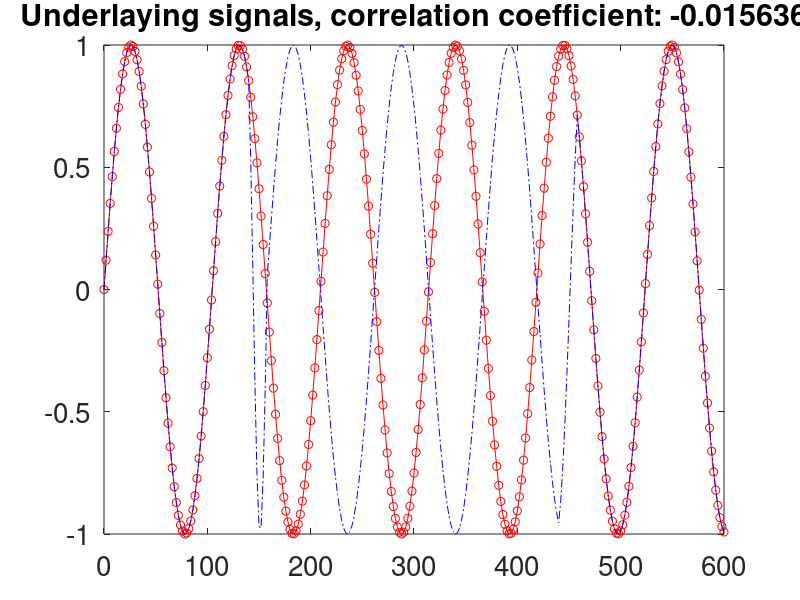

This chart was generated by the following MATLAB code: (Note: this script raises an error after producing the figure.)
TR=2;
Fbp=[0.009 0.08];
t=0:TR:600'; 
f=0.06;
phase=[zeros(1,70),0:(pi/(9)):pi,pi*ones(1,140),pi:-(pi/9):0,zeros(1,71)];
phase2=[zeros(1,50),pi/2*ones(1,50),pi*ones(1,100),pi/2*ones(1,51),zeros(1,50)];
w=50;

signal1=sin(t*f);
signal2=sin(t*f+phase);

CorrSignal=corr(signal1',signal2');

figure
plot(t,signal1,'r-o',t,signal2,'b-.')
set(gca,'FontSize',20)
title(['Underlaying signals, correlation coefficient: ', num2str(CorrSignal)])
set(gca,'FontSize',20)
set(gcf,'units','normalized','outerposition',[0 0 1 1])
%print(['signals_no_noise2'],'-dpng','-r600')

% noise=wgn(length(t)+11,1002,0);
% noise=ft_preproc_bandpassfilter(noise', 1/TR, Fbp, 12, 'fir', 'twopass');
% noise=noise';
% Noise=(noise(12:end,:)./repmat(max(abs(noise(12:end,:))),length(t),1));
% 
% save('Noise_sim4.mat','Noise')
load('Noise_sim4.mat')

sig1=0.5*signal1'+0.5*Noise(:,1);
sig1=sig1/max(abs(sig1));
sig2=0.5*signal2'+0.5*Noise(:,2);
sig2=sig2/max(abs(sig2));


CorrSig=corr(sig1,sig2);

figure
plot(t',sig1,'r-o',t',sig2,'b-.')
set(gca,'FontSize',20)
title(['Noisy signals, correlation coefficient: ', num2str(CorrSig)])
set(gca,'FontSize',20)
set(gcf,'units','normalized','outerposition',[0 0 1 1])
%print(['signals_noise2'],'-dpng','-r600')


Plot=1;

DTWSignal=dtw_path( signal1', signal2', w, Plot );
set(gca,'FontSize',20)
title(['Warping path of the underlaying signals, DTW distance: ',num2str(DTWSignal)])
set(gca,'FontSize',20)
set(gcf,'units','normalized','outerposition',[0 0 1 1])
%print(['DTWpath_no_noise2'],'-dpng','-r600')

DTWSig=dtw_path( sig1, sig2, w, Plot );
set(gca,'FontSize',20)
title(['Warping path of the underlaying signals, DTW distance: ',num2str(DTWSig)])
set(gca,'FontSize',20)
set(gcf,'units','normalized','outerposition',[0 0 1 1])
%print(['DTWpath_noise2'],'-dpng','-r600')

Plot=0;

Base_CORR=corr(Noise(:,1),Noise(:,3:end));
for k=1:1000;
            Base_DTW(k)=dtw_path( Noise(:,1), Noise(:,k+2), w, Plot );
end

% sliding window: Tracking Whole-Brain Connectivity Dynamics in the Resting State
x = [-12:TR:12];
norm = normpdf(x,0,3*TR);
box=[zeros(1,6),ones(1,22),zeros(1,6)];

window=conv(box,norm,'same');

for i=1:length(t)-(length(window)-1)
    Sig1=signal1(i:i+(length(window)-1))'.*window';
    Sig2=signal2(i:i+(length(window)-1))'.*window';
    CORR_noiseless(i)=corr(Sig1,Sig2);
    
    Sig1=sig1(i:i+(length(window)-1)).*window';
    Sig2=sig2(i:i+(length(window)-1)).*window';
    CORR_noisy(i)=corr(Sig1,Sig2);
end

figure
plot(t(1:end-(length(window)-1)),CORR_noiseless,'r-o',t(1:end-(length(window)-1)),CORR_noisy,'b-o')
set(gca,'FontSize',20)
legend('Underlaying signal','Noisy signal')
hold on
plot(t(1:end-(length(window)-1)),prctile(Base_CORR,2.5)*ones(1,length(t)-(length(window)-1)),'k-.',t(1:end-(length(window)-1)),prctile(Base_CORR,97.5)*ones(1,length(t)-(length(window)-1)),'k-.')

title('Sliding window correlation of the underlaying and noisy signals')

set(gcf,'units','normalized','outerposition',[0 0 1 1])
%print(['sliding_corr2'],'-dpng','-r600')



    
    
    


